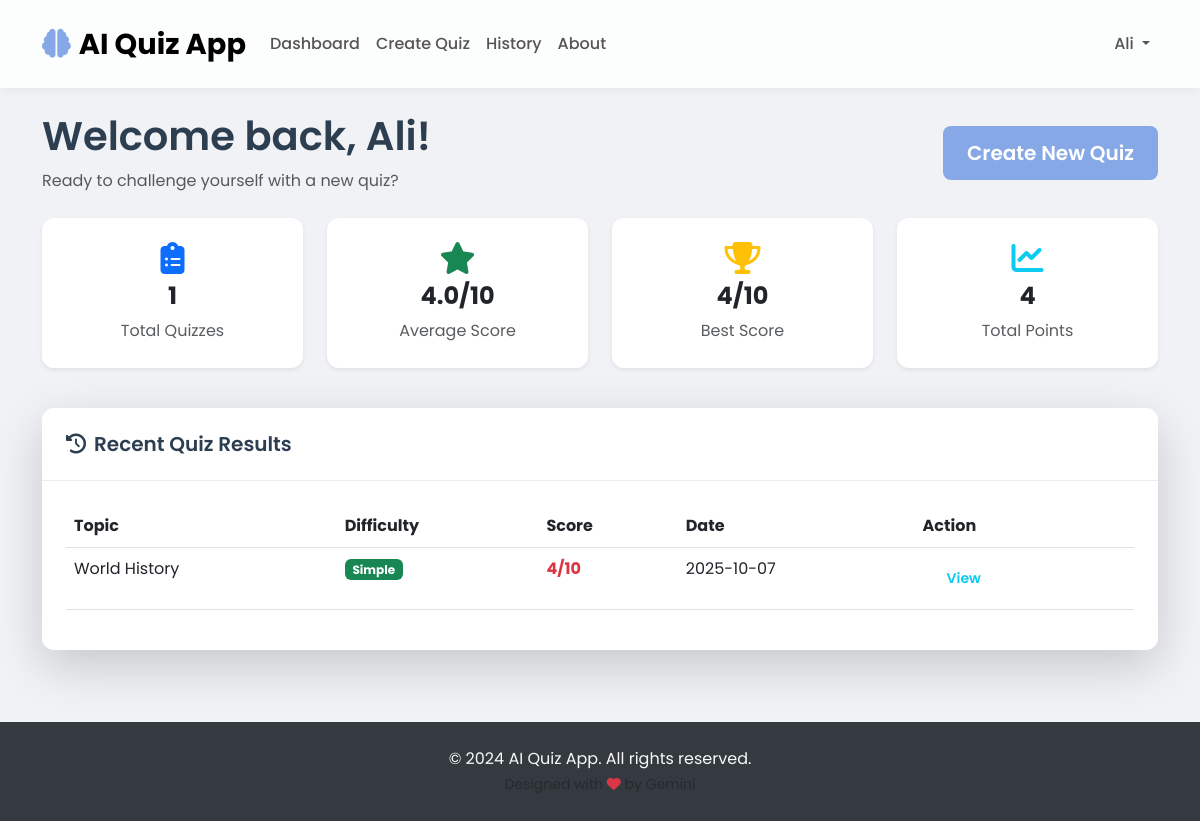
The app's page /dashboard (signed in) with its own data.
### models.py (models this page shows, shortened)
class User(UserMixin, db.Model):
    __tablename__ = 'users'
    id = db.Column(db.Integer, primary_key=True)
    username = db.Column(db.String(80), unique=True, nullable=False)
    email = db.Column(db.String(120), unique=True, nullable=False)
    password_hash = db.Column(db.String(255), nullable=False)
    created_at = db.Column(db.DateTime, default=datetime.utcnow)
    results = db.relationship('QuizResult', backref='user', lazy=True)

class Quiz(db.Model):
    __tablename__ = 'quizzes'
    id = db.Column(db.Integer, primary_key=True)
    topic = db.Column(db.String(200), nullable=False)
    difficulty = db.Column(db.Enum('simple', 'medium', 'hard'), nullable=False)
    created_at = db.Column(db.DateTime, default=datetime.utcnow)
    questions = db.relationship('Question', backref='quiz', lazy=True, cascade='all, delete-orphan')
    results = db.relationship('QuizResult', backref='quiz', lazy=True)

### routes/main.py (the view)
@main_bp.route('/dashboard')
@login_required
def dashboard():
    results = QuizResult.query.filter_by(user_id=current_user.id).all()
    stats = {
        'total_quizzes': len(results),
        'average_score': 0,
        'best_score': 0,
        'total_score': 0,
        'difficulty_stats': {'simple': 0, 'medium': 0, 'hard': 0},
        'recent_results': []
    }
    if results:
        scores = [r.score for r in results]
        stats['average_score'] = round(sum(scores) / len(scores), 1)
        stats['best_score'] = max(scores)
        stats['total_score'] = sum(scores)
        difficulty_query = db.session.query(
            Quiz.difficulty,
            func.avg(QuizResult.score).label('avg_score'),
            func.count(QuizResult.id).label('count')
        ).join(QuizResult).filter(
            QuizResult.user_id == current_user.id
        ).group_by(Quiz.difficulty).all()
        for difficulty, avg_score, count in difficulty_query:
            stats['difficulty_stats'][difficulty] = {
                'count': count,
                'average_score': round(float(avg_score), 1)
            }
        recent_results = QuizResult.query.filter_by(user_id=current_user.id)\
                                        .order_by(QuizResult.taken_at.desc())\
                                        .limit(5).all()
        stats['recent_results'] = [r.to_dict() for r in recent_results]
    return render_template('main/dashboard.html', stats=stats)

### models.py (called while the page is built)
    def to_dict(self):
        return {
            'id': self.id,
            'quiz_id': self.quiz_id,
            'score': self.score,
            'taken_at': self.taken_at.isoformat(),
            'quiz_topic': self.quiz.topic,
            'quiz_difficulty': self.quiz.difficulty
        }

### templates/main/dashboard.html (shortened to what this page needs)
{% extends "base.html" %}
{% block content %}
<div class="row">
    <div class="col-12">
        <div class="d-flex justify-content-between align-items-center mb-4 fade-in-up">
            <div>
                <h1>Welcome back, {{ current_user.username }}!</h1>
                <p class="text-muted mb-0">Ready to challenge yourself with a new quiz?</p>
            </div>
            <a href="{{ url_for('quiz.create_quiz') }}" class="btn btn-primary btn-lg">Create New Quiz</a>
        </div>
    </div>
</div>
<div class="row mb-4">
    <div class="col-md-3 mb-3 fade-in-up">
        <div class="card border-0 shadow-sm h-100">
            <div class="card-body text-center">
                <i class="fas fa-clipboard-list fa-2x text-primary mb-2"></i>
                <h4 class="card-title fw-bold">{{ stats.total_quizzes }}</h4>
                <p class="card-text text-muted">Total Quizzes</p>
            </div>
        </div>
    </div>
    <div class="col-md-3 mb-3 fade-in-up">
        <div class="card border-0 shadow-sm h-100">
            <div class="card-body text-center">
                <i class="fas fa-star fa-2x text-success mb-2"></i>
                <h4 class="card-title fw-bold">{{ stats.average_score }}/10</h4>
                <p class="card-text text-muted">Average Score</p>
            </div>
        </div>
    </div>
    <div class="col-md-3 mb-3 fade-in-up">
        <div class="card border-0 shadow-sm h-100">
            <div class="card-body text-center">
                <i class="fas fa-trophy fa-2x text-warning mb-2"></i>
                <h4 class="card-title fw-bold">{{ stats.best_score }}/10</h4>
                <p class="card-text text-muted">Best Score</p>
            </div>
        </div>
    </div>
    <div class="col-md-3 mb-3 fade-in-up">
        <div class="card border-0 shadow-sm h-100">
            <div class="card-body text-center">
                <i class="fas fa-chart-line fa-2x text-info mb-2"></i>
                <h4 class="card-title fw-bold">{{ stats.total_score }}</h4>
                <p class="card-text text-muted">Total Points</p>
            </div>
        </div>
    </div>
</div>
<div class="row">
    <div class="col-lg-12 mb-4">
        <div class="card border-0 shadow-lg fade-in-up h-100">
            <div class="card-header bg-transparent">
                <h5 class="mb-0"><i class="fas fa-history me-2"></i>Recent Quiz Results</h5>
            </div>
            <div class="card-body">
                {% if stats.recent_results %}
                    <div class="table-responsive">
                        <table class="table table-hover">
                            <thead>
                                <tr>
                                    <th>Topic</th>
                                    <th>Difficulty</th>
                                    <th>Score</th>
                                    <th>Date</th>
                                    <th>Action</th>
                                </tr>
                            </thead>
                            <tbody>
                                {% for result in stats.recent_results %}
                                <tr>
                                    <td>{{ result.quiz_topic }}</td>
                                    <td>
                                        <span class="badge bg-{{ 'success' if result.quiz_difficulty == 'simple' else 'warning' if result.quiz_difficulty == 'medium' else 'danger' }}">
                                            {{ result.quiz_difficulty.title() }}
                                        </span>
                                    </td>
                                    <td>
                                        <strong class="text-{{ 'success' if result.score >= 7 else 'warning' if result.score >= 5 else 'danger' }}">
                                            {{ result.score }}/10
                                        </strong>
                                    </td>
                                    <td>{{ result.taken_at[:10] }}</td>
                                    <td>
                                        <a href="{{ url_for('quiz.view_results', result_id=result.id) }}" class="btn btn-sm btn-outline-info">View</a>
                                    </td>
                                </tr>
                                {% endfor %}
                            </tbody>
                        </table>
                    </div>
                {% endif %}
            </div>
        </div>
    </div>
</div>
{% endblock %}

### templates/base.html (shortened to what this page needs)
<!DOCTYPE html>
<html lang="en">
<head>
    <link href="https://cdn.jsdelivr.net/npm/bootstrap@5.3.0/dist/css/bootstrap.min.css" rel="stylesheet">
    <link href="https://cdnjs.cloudflare.com/ajax/libs/font-awesome/6.4.0/css/all.min.css" rel="stylesheet">
    <link href="{{ url_for('static', filename='css/modern.css') }}" rel="stylesheet">
</head>
<body>
    <nav class="navbar navbar-expand-lg navbar-light">
        <div class="container">
            <a class="navbar-brand" href="{{ url_for('main.index') }}">
                <i class="fas fa-brain me-2"></i>AI Quiz App
            </a>
            <div class="collapse navbar-collapse" id="navbarNav">
                <ul class="navbar-nav me-auto">
                    {% if current_user.is_authenticated %}
                        <li class="nav-item">
                            <a class="nav-link" href="{{ url_for('main.dashboard') }}">Dashboard</a>
                        </li>
                        <li class="nav-item">
                            <a class="nav-link" href="{{ url_for('quiz.create_quiz') }}">Create Quiz</a>
                        </li>
                        <li class="nav-item">
                            <a class="nav-link" href="{{ url_for('quiz.quiz_history') }}">History</a>
                        </li>
                    {% endif %}
                    <li class="nav-item">
                        <a class="nav-link" href="{{ url_for('main.about') }}">About</a>
                    </li>
                </ul>
                <ul class="navbar-nav">
                    {% if current_user.is_authenticated %}
                        <li class="nav-item dropdown">
                            <a class="nav-link dropdown-toggle" href="#" id="navbarDropdown" role="button" data-bs-toggle="dropdown">
                                {{ current_user.username }}
                            </a>
                        </li>
                    {% endif %}
                </ul>
            </div>
        </div>
    </nav>
    <main class="container my-4">
        {% block content %}{% endblock %}
    </main>
    <footer class="py-4 mt-5">
        <div class="container text-center">
            <p class="mb-0">&copy; 2024 AI Quiz App. All rights reserved.</p>
            <small class="text-muted">Designed with <i class="fas fa-heart text-danger"></i> by Gemini</small>
        </div>
    </footer>
</body>
</html>

### static/css/modern.css (style rules this page uses)
:root { --primary-color: #86A8E7; --secondary-color: #91EAE4; --background-color: #f0f2f5; --card-background: #ffffff; --text-color: #333; --heading-color: #2c3e50; --border-radius: 12px; --shadow: 0 4px 20px rgba(0, 0, 0, 0.08); --gradient: linear-gradient(135deg, #7F7FD5, #86A8E7, #91EAE4); }
body { font-family: 'Poppins', sans-serif; background-color: var(--background-color); color: var(--text-color); line-height: 1.6; }
h1, h2, h3, h4, h5, h6 { font-weight: 600; color: var(--heading-color); }
a { color: var(--primary-color); text-decoration: none; transition: color 0.3s ease; }
.navbar { background-color: rgba(255, 255, 255, 0.8); backdrop-filter: blur(10px); box-shadow: 0 2px 10px rgba(0, 0, 0, 0.05); padding: 1rem 0; }
.navbar-brand { font-weight: 700; font-size: 1.8rem; }
.navbar-brand .fa-brain { color: var(--primary-color); }
.nav-link { font-weight: 500; color: #555; transition: color 0.3s ease; }
.btn { border-radius: 8px; padding: 12px 24px; font-weight: 600; border: none; transition: all 0.3s ease; }
.btn-primary { background-color: var(--primary-color); color: white; }
.card { background-color: var(--card-background); border: none; border-radius: var(--border-radius); box-shadow: var(--shadow); transition: transform 0.3s ease, box-shadow 0.3s ease; }
.card-header { background-color: transparent; border-bottom: 1px solid #eee; font-weight: 600; padding: 1.5rem; }
.card-body { padding: 1.5rem; }
footer { background-color: #343a40; color: #f8f9fa; padding: 2rem 0; margin-top: 4rem; }

### records on screen
User: username "Ali"
Quiz: quiz_topic "World History", quiz_difficulty "Simple", score "4", created_at "2025-10-07"

### other values on screen
{{ stats.total_quizzes }} "1"
{{ stats.average_score }} "4.0"
{{ stats.best_score }} "4"
{{ stats.total_score }} "4"
